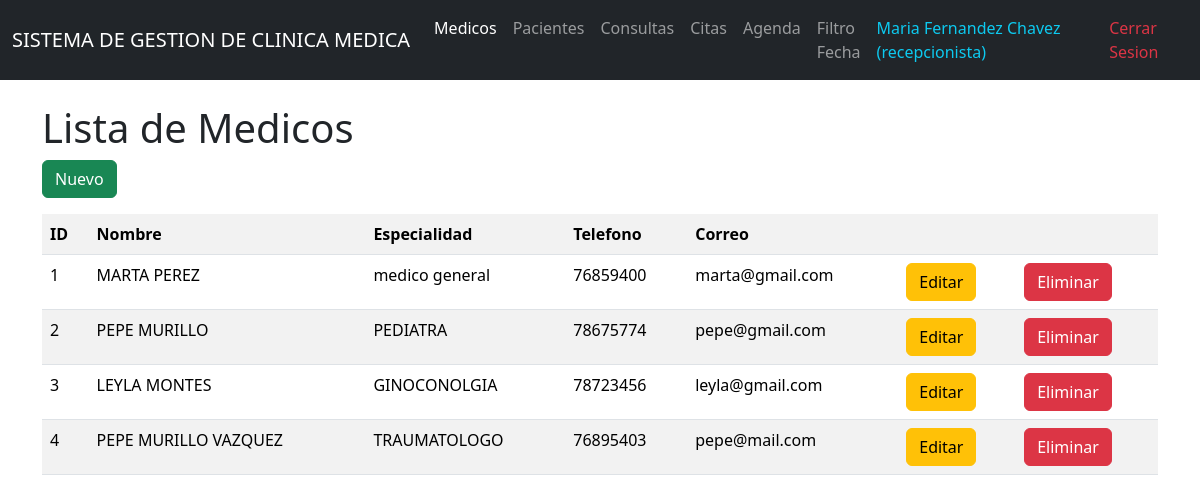
Screenshot of /medicos/ (signed in) with the database file from the repository.
### models/medico_model.py (models this page shows, shortened)
class Medico(db.Model):
    __tablename__ = "medicos"
    id = db.Column(db.Integer, primary_key=True)
    nombre = db.Column(db.String(100), nullable=False)
    especialidad = db.Column(db.String(100), nullable=False)
    telefono = db.Column(db.String(20), nullable=False)
    correo = db.Column(db.String(100), nullable=False)
    consultas = db.relationship('Consulta', back_populates='medico', cascade='all, delete-orphan')
    citas = db.relationship('Cita', back_populates='medico', cascade='all, delete-orphan')
    @staticmethod
    def get_all():
        return Medico.query.all()
    def delete(self):
        db.session.delete(self)
        db.session.commit()

### controllers/medico_controller.py (the view)
@medico_bp.route("/")
def index():
    medicos = Medico.get_all()
    return medico_view.list(medicos)

### run.py (called while the page is built)
@app.context_processor
def inject_active_path():
    def is_active(path):
        return 'active' if request.path == path else ''
    return dict(is_active=is_active, session=session)

### views/medico_view.py (called while the page is built)
def list(medicos):
    return render_template('medicos/index.html', medicos=medicos)

### templates/medicos/index.html (shortened to what this page needs)
{% extends 'base.html' %}
{% block content %}
<h1>Lista de Medicos</h1>
<a href="{{ url_for('medico.create') }}" class="btn btn-success mb-3">Nuevo</a>
<table class="table table-striped">
  <tr>
    <th>ID</th>
    <th>Nombre</th>
    <th>Especialidad</th>
    <th>Telefono</th>
    <th>Correo</th>
    <th></th>
    <th></th>
  </tr>
  {% for item in medicos %}
  <tr>
    <td>{{item.id}}</td>
    <td>{{item.nombre}}</td>
    <td>{{item.especialidad}}</td>
    <td>{{item.telefono}}</td>
    <td>{{item.correo}}</td>
    <td>
      <a href="{{ url_for('medico.edit', id=item.id) }}" class="btn btn-warning">Editar</a>
    </td>
    <td>
      <a href="{{ url_for('medico.delete', id=item.id) }}" class="btn btn-danger">Eliminar</a>
    </td>
  </tr>
  {% endfor %}
</table>
{% endblock %}

### rows the page displays
Medico: id "1", nombre "MARTA PEREZ", especialidad "medico general", telefono "76859400", correo "marta@gmail.com"
Medico: id "2", nombre "PEPE MURILLO", especialidad "PEDIATRA", telefono "78675774", correo "pepe@gmail.com"
Medico: id "3", nombre "LEYLA MONTES", especialidad "GINOCONOLGIA", telefono "78723456", correo "leyla@gmail.com"
Medico: id "4", nombre "PEPE MURILLO VAZQUEZ", especialidad "TRAUMATOLOGO", telefono "76895403", correo "pepe@mail.com"

### other values shown
{{ session.usuario_nombre }} "Maria Fernandez Chavez"
{{ session.rol }} "recepcionista"
